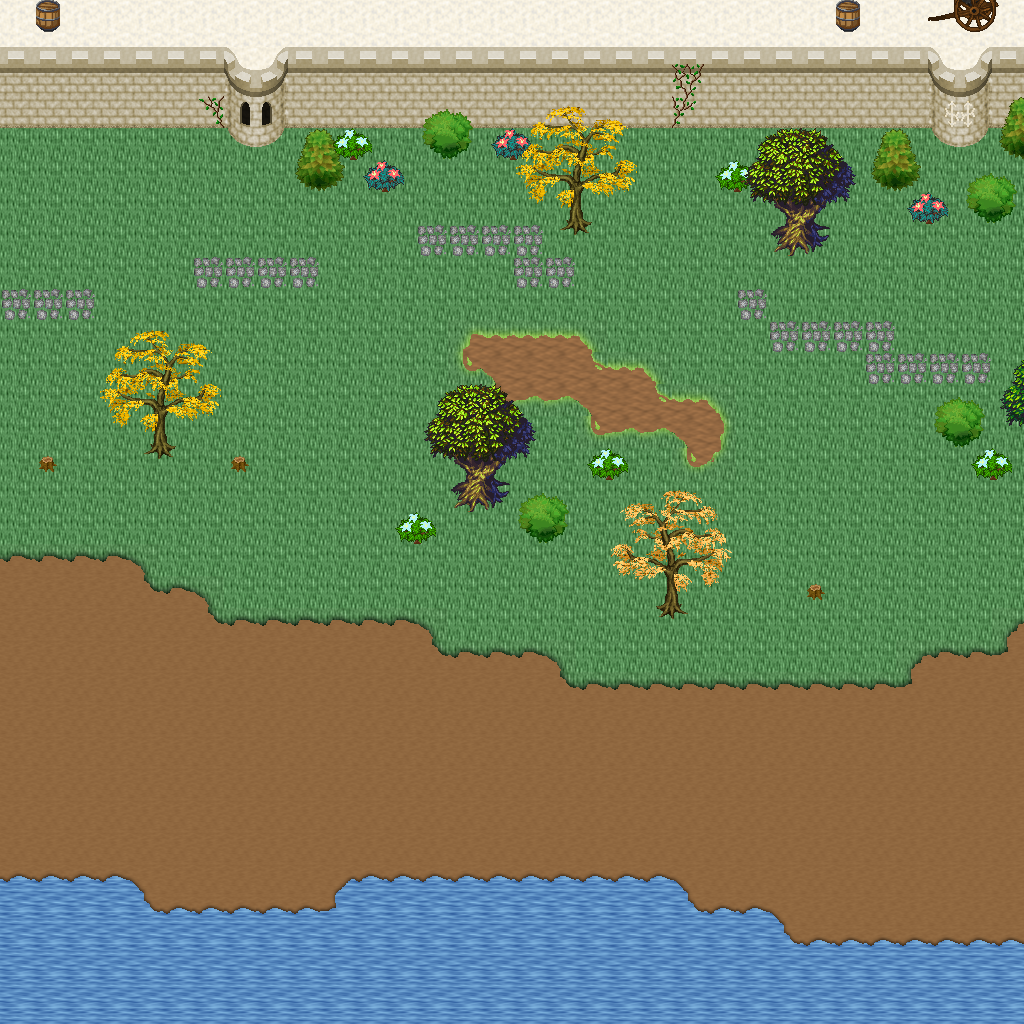

A 2D game scene composited from a Tiled map and its tileset images. What follows is a short description and the map's XML, with each tile layer's data collapsed to a summary:
An orthogonal 32x32 tile map with 32x32 px tiles, 5 tile layers (Ground, Objects, Objects2, Above, ...), 1 hidden layer not drawn, 29 tilesets.

<map version="1.10" tiledversion="1.11.0" orientation="orthogonal" renderorder="right-down" width="32" height="32" tilewidth="32" tileheight="32" infinite="0" nextlayerid="11" nextobjectid="1">
 <tileset firstgid="1" name="logic_collision" tilewidth="32" tileheight="32" tilecount="1" columns="1">
  <image source="../drawable/logic_collision.png" width="32" height="32" />
 </tileset>
 <tileset firstgid="2" name="ground_ground" tilewidth="32" tileheight="32" tilecount="33" columns="3">
  <image source="../drawable/ground_ground.png" width="96" height="352" />
 </tileset>
 <tileset firstgid="35" name="building_castle" tilewidth="32" tileheight="32" tilecount="320" columns="20">
  <image source="../drawable/building_castle.png" width="640" height="512" />
 </tileset>
 <tileset firstgid="355" name="ground_grass_corners" tilewidth="32" tileheight="32" tilecount="24" columns="6">
  <image source="../drawable/ground_grass_corners.png" width="192" height="128" />
 </tileset>
 <tileset firstgid="379" name="ground_grass_edges" tilewidth="32" tileheight="32" tilecount="36" columns="12">
  <image source="../drawable/ground_grass_edges.png" width="384" height="96" />
 </tileset>
 <tileset firstgid="415" name="ground_water_pool" tilewidth="32" tileheight="32" tilecount="72" columns="3">
  <image source="../drawable/ground_water_pool.png" width="96" height="768" />
 </tileset>
 <tileset firstgid="487" name="ground_earth_edges" tilewidth="32" tileheight="32" tilecount="18" columns="6">
  <image source="../drawable/ground_earth_edges.png" width="192" height="96" />
 </tileset>
 <tileset firstgid="505" name="item_weapon_cannon" tilewidth="32" tileheight="32" tilecount="12" columns="3">
  <image source="../drawable/item_weapon_cannon.png" width="96" height="128" />
 </tileset>
 <tileset firstgid="517" name="item_pot_barrels_1" tilewidth="32" tileheight="32" tilecount="8" columns="4">
  <image source="../drawable/item_pot_barrels_1.png" width="128" height="64" />
 </tileset>
 <tileset firstgid="525" name="ground_cobbled_paving" tilewidth="32" tileheight="32" tilecount="1" columns="1">
  <image source="../drawable/ground_cobbled_paving.png" width="32" height="32" />
 </tileset>
 <tileset firstgid="526" name="ground_ridge_earth_pale" tilewidth="32" tileheight="32" tilecount="96" columns="12">
  <image source="../drawable/ground_ridge_earth_pale.png" width="384" height="256" />
 </tileset>
 <tileset firstgid="622" name="plant_bushes_and_trees" tilewidth="32" tileheight="32" tilecount="144" columns="16">
  <image source="../drawable/plant_bushes_and_trees.png" width="512" height="289" />
 </tileset>
 <tileset firstgid="766" name="plant_bush_leafy_2" tilewidth="32" tileheight="32" tilecount="12" columns="6">
  <image source="../drawable/plant_bush_leafy_2.png" width="192" height="64" />
 </tileset>
 <tileset firstgid="778" name="plant_bush_flowering" tilewidth="32" tileheight="32" tilecount="72" columns="8">
  <image source="../drawable/plant_bush_flowering.png" width="256" height="288" />
 </tileset>
 <tileset firstgid="850" name="plant_stump_small_stump" tilewidth="32" tileheight="32" tilecount="4" columns="2">
  <image source="../drawable/plant_stump_small_stump.png" width="64" height="64" />
 </tileset>
 <tileset firstgid="854" name="plant_tree_fall_trees" tilewidth="32" tileheight="32" tilecount="40" columns="8">
  <image source="../drawable/plant_tree_fall_trees.png" width="256" height="160" />
 </tileset>
 <tileset firstgid="894" name="logic_creature_animal" tilewidth="32" tileheight="32" tilecount="32" columns="8">
  <image source="../drawable/logic_creature_animal.png" width="256" height="128" />
 </tileset>
 <tileset firstgid="926" name="logic_creature_rodent" tilewidth="32" tileheight="32" tilecount="8" columns="8">
  <image source="../drawable/logic_creature_rodent.png" width="256" height="32" />
 </tileset>
 <tileset firstgid="934" name="plant_vine" tilewidth="32" tileheight="32" tilecount="3" columns="1">
  <image source="../drawable/plant_vine.png" width="32" height="96" />
 </tileset>
 <tileset firstgid="937" name="building_cottage" tilewidth="32" tileheight="32" tilecount="256" columns="16">
  <image source="../drawable/building_cottage.png" width="512" height="512" />
 </tileset>
 <tileset firstgid="1193" name="building_roof_thatched_roof" tilewidth="32" tileheight="32" tilecount="256" columns="16">
  <image source="../drawable/building_roof_thatched_roof.png" width="512" height="512" />
 </tileset>
 <tileset firstgid="1449" name="building_window_windows" tilewidth="32" tileheight="32" tilecount="256" columns="16">
  <image source="../drawable/building_window_windows.png" width="512" height="512" />
 </tileset>
 <tileset firstgid="1705" name="building_door_doors" tilewidth="32" tileheight="32" tilecount="256" columns="16">
  <image source="../drawable/building_door_doors.png" width="512" height="512" />
 </tileset>
 <tileset firstgid="1961" name="building_fence_fence_wooden" tilewidth="32" tileheight="32" tilecount="12" columns="3">
  <image source="../drawable/building_fence_fence_wooden.png" width="96" height="128" />
 </tileset>
 <tileset firstgid="1973" name="ground_ground_3" tilewidth="32" tileheight="32" tilecount="5" columns="5">
  <image source="../drawable/ground_ground_3.png" width="160" height="32" />
 </tileset>
 <tileset firstgid="1978" name="plant_tree_tree_darkgreen" tilewidth="32" tileheight="32" tilecount="88" columns="8">
  <image source="../drawable/plant_tree_tree_darkgreen.png" width="256" height="352" />
 </tileset>
 <tileset firstgid="2066" name="logic_portal" tilewidth="32" tileheight="32" tilecount="24" columns="8">
  <image source="../drawable/logic_portal.png" width="256" height="96" />
 </tileset>
 <tileset firstgid="2090" name="building_decoration_magician_banner" tilewidth="32" tileheight="32" tilecount="3" columns="3">
  <image source="../drawable/building_decoration_magician_banner.png" width="96" height="32" />
 </tileset>
 <tileset firstgid="2093" name="ground_ladder_vertical_dark" tilewidth="32" tileheight="32" tilecount="3" columns="3">
  <image source="../drawable/ground_ladder_vertical_dark.png" width="96" height="32" />
 </tileset>
 <layer id="1" name="Ground" width="32" height="32">
  <data>[1024 cells, 1024 non-empty, 7 distinct tile ids]</data>
 </layer>
 <layer id="2" name="Objects" width="32" height="32">
  <data>[1024 cells, 206 non-empty, 46 distinct tile ids]</data>
 </layer>
 <layer id="3" name="Objects2" width="32" height="32">
  <data>[1024 cells, 8 non-empty, 7 distinct tile ids]</data>
 </layer>
 <layer id="4" name="Above" width="32" height="32">
  <data>[1024 cells, 88 non-empty, 51 distinct tile ids]</data>
 </layer>
 <layer id="5" name="Above2" width="32" height="32">
  <data>[1024 cells, 0 non-empty, 0 distinct tile ids]</data>
 </layer>
 <layer id="6" name="Walkable" width="32" height="32" visible="0">
  <data>[1024 cells, 169 non-empty, 1 distinct tile ids]</data>
 </layer>
 <objectgroup id="7" name="Mapevents" />
 <objectgroup id="8" name="Spawn" />
 <objectgroup id="9" name="Keys" />
 <objectgroup id="10" name="Replace" />
</map>
